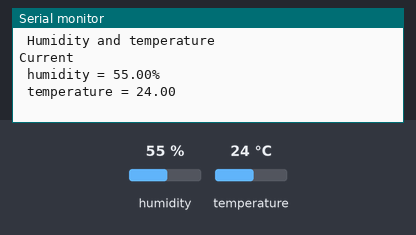
A sketch run on a simulated ESP8266 (NodeMCU). Parts: the last lines printed to the serial monitor. Inputs (shaded band) come from the test bench; at power-on: humidity 55 %, temperature 24 °C. WiFi joins after 1.5 s; servers stay silent unless stated.

Above: at 3.0 s.
3.1 s: humidity set to 22 %
4.6 s: temperature set to 12 °C
At 6.0 s:
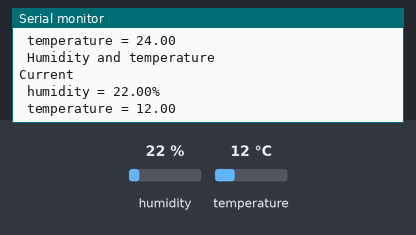
6.1 s: humidity set to 40 %
At 11.3 s:
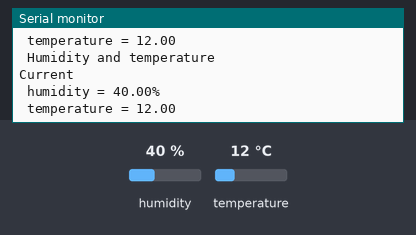
Timing chart, 0 to 12.8 s (numbered marks = the images above; inputs shaded):
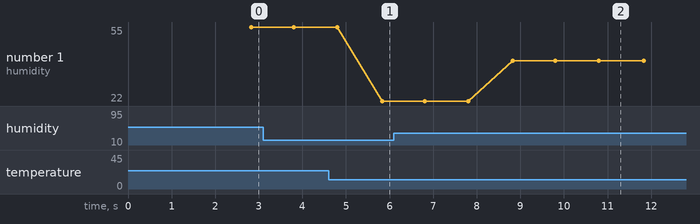

The sketch:

trialnew.ino
```cpp
#define BLYNK_PRINT Serial
#define BLYNK_TEMPLATE_ID "TMPLRSbPEvPC"
#define BLYNK_DEVICE_NAME "suhu"
#define BLYNK_AUTH_TOKEN "aZUDmjHYZztAe8-5VQ_FvzKJoy7twBYi"

#include <ESP8266WiFi.h>
#include <BlynkSimpleEsp8266.h>
#include <DHT.h>

// You should get Auth Token in the Blynk App.
// Go to the Project Settings (nut icon).
 char auth[] = BLYNK_AUTH_TOKEN;

// Your WiFi credentials.
// Set password to "" for open networks.
char ssid[] = "OPPO A5 2020";
char pass[] = "tigaraksa77";

#define DHTPIN 14          // D5

// Uncomment whatever type you're using!
#define DHTTYPE DHT11     // DHT 11
//#define DHTTYPE DHT22   // DHT 22, AM2302, AM2321
//#define DHTTYPE DHT21   // DHT 21, AM2301

DHT dht(DHTPIN, DHTTYPE);
BlynkTimer timer;

// This function sends Arduino's up time every second to Virtual Pin (5).
// In the app, Widget's reading frequency should be set to PUSH. This means
// that you define how often to send data to Blynk App.
void sendSensor()
{
  float h = dht.readHumidity();
  float t = dht.readTemperature(); // or dht.readTemperature(true) for Fahrenheit

  if (isnan(h) || isnan(t)) {
    Serial.println("Failed to read from DHT sensor!");
    return;
  }else {
    Serial.println("\n Humidity and temperature \n");
    Serial.print("Current \n humidity = ");
    Serial.print(h);
    Serial.print("%  ");
    Serial.print("\n temperature = ");
    Serial.print(t);
  }
  // You can send any value at any time.
  // Please don't send more that 10 values per second.
  Blynk.virtualWrite(V5, t);
  Blynk.virtualWrite(V6, h);
}

void setup()
{
  // Debug console
  Serial.begin(115200);

  Blynk.begin(auth, ssid, pass);
  // You can also specify server:
  //Blynk.begin(auth, ssid, pass, "blynk-cloud.com", 8442);
  //Blynk.begin(auth, ssid, pass, IPAddress(192,168,1,100), 8442);

  dht.begin();

  // Setup a function to be called every second
  timer.setInterval(1000L, sendSensor);
}

void loop()
{
  Blynk.run();
  timer.run();
}
```

Measured:
- after the input at 4.6 s, the serial monitor: prints a new line after 1.2 s (image 1)
- after the input at 6.1 s, the serial monitor: prints a new line after 2.7 s (image 2)
- plotted number 1: 22 → 40 after the input at 6.1 s
